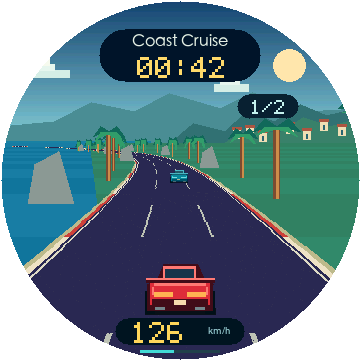
#> input picture plays/sugarat-race/design/previews/road-0-360.png, 360 x 360 px; its folder holds 4 pictures in this run
$ python check_host.py --output out.png
#> lines starting #> are read from the running program, lines starting #| are printed output that depends on the picture
#!/usr/bin/env python3
"""Exercise shipped C physics and protocol; compare all six frames with the approved preview pixels."""
import argparse
from pathlib import Path
import subprocess
import tempfile
from PIL import Image, ImageChops


def main():
    parser = argparse.ArgumentParser(description=__doc__)
    parser.add_argument('--output', type=Path, required=True)
    args = parser.parse_args()
    root = Path(__file__).resolve().parents[1]
    out = args.output.resolve()
    out.mkdir(parents=True, exist_ok=True)
    with tempfile.TemporaryDirectory(prefix='race-check-', dir=out) as temporary:
        build = Path(temporary)
        source = root / 'main/race'
        flags = ['clang', '-std=c11', '-O1', '-g', '-Wall', '-Wextra', '-Werror', '-ffp-contract=off', '-fsanitize=address,undefined', '-I', str(source)]
        subprocess.run(flags + [str(source / f) for f in ['renderer.c', 'game.c', 'link.c', 'synth.c']] + [str(root / 'tests/game_host.c'), '-lm', '-o', str(build / 'game-tests')], check=True)
#> (this line was passed over: subprocess is not available in this run)
        subprocess.run([str(build / 'game-tests')], check=True, timeout=120)
#> (this line was passed over: subprocess is not available in this run)
        subprocess.run(flags + [str(source / 'renderer.c'), str(root / 'tests/render_host.c'), '-lm', '-o', str(build / 'render-host')], check=True)
#> (this line was passed over: subprocess is not available in this run)
        for mode in range(2):
            for index in range(3):
                name = f'{"road" if mode == 0 else "maze"}-{index}-360'
                ppm = build / (name + '.ppm')
                subprocess.run([str(build / 'render-host'), str(mode), str(index), str(ppm)], check=True)
#> (this line was passed over: subprocess is not available in this run)
                expected = Image.open(root / 'design/previews' / (name + '.png')).convert('RGB')
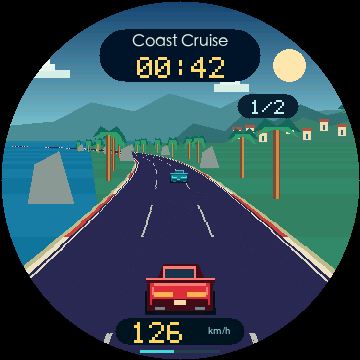
#> expected: PIL image 360x360 RGB; mean R, G, B 47.1, 73, 83.6
                actual = Image.open(ppm).convert('RGB')
                if ImageChops.difference(expected, actual).getbbox() is not None:
                    raise AssertionError('Frozen preview pixels changed: ' + name)
                actual.save(out / (name + '.png'))
        print('PASS: all six reference frames match the frozen preview pixels exactly')


if __name__ == '__main__':
#> (the run stopped early here; a loop or call above may not have finished)
